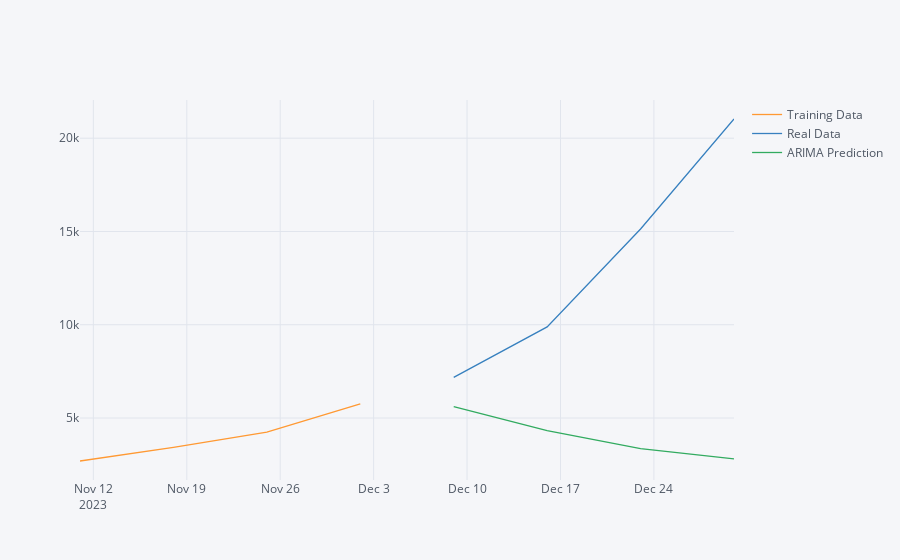

The notebook cell saved with this chart:
### Code cell
arima_df.iplot(kind="scatter")

### Figure 1 — Plotly figure (JSON) as saved in the notebook; plotly's stock layout.template omitted (floating-point values rounded to 4 significant figures)
{"data": [{"line": {"color": "rgba(255, 153, 51, 1.0)", "dash": "solid", "shape": "linear", "width": 1.3}, "mode": "lines", "name": "Training Data", "text": "", "type": "scatter", "x": ["2023-11-11", "2023-11-18", "2023-11-25", "2023-12-02", "2023-12-09", "2023-12-16", "2023-12-23", "2023-12-30"], "y": [2695, 3422, 4240, 5752, "", "", "", ""]}, {"line": {"color": "rgba(55, 128, 191, 1.0)", "dash": "solid", "shape": "linear", "width": 1.3}, "mode": "lines", "name": "Real Data", "text": "", "type": "scatter", "x": ["2023-11-11", "2023-11-18", "2023-11-25", "2023-12-02", "2023-12-09", "2023-12-16", "2023-12-23", "2023-12-30"], "y": ["", "", "", "", 7178, 9886, 15134, 21030]}, {"line": {"color": "rgba(50, 171, 96, 1.0)", "dash": "solid", "shape": "linear", "width": 1.3}, "mode": "lines", "name": "ARIMA Prediction", "text": "", "type": "scatter", "x": ["2023-11-11", "2023-11-18", "2023-11-25", "2023-12-02", "2023-12-09", "2023-12-16", "2023-12-23", "2023-12-30"], "y": ["", "", "", "", 5609.0, 4318.0, 3362.0, 2808.0]}], "layout": {"legend": {"bgcolor": "#F5F6F9", "font": {"color": "#4D5663"}}, "paper_bgcolor": "#F5F6F9", "plot_bgcolor": "#F5F6F9", "title": {"font": {"color": "#4D5663"}}, "xaxis": {"gridcolor": "#E1E5ED", "showgrid": true, "tickfont": {"color": "#4D5663"}, "title": {"font": {"color": "#4D5663"}, "text": ""}, "zerolinecolor": "#E1E5ED"}, "yaxis": {"gridcolor": "#E1E5ED", "showgrid": true, "tickfont": {"color": "#4D5663"}, "title": {"font": {"color": "#4D5663"}, "text": ""}, "zerolinecolor": "#E1E5ED"}}}
